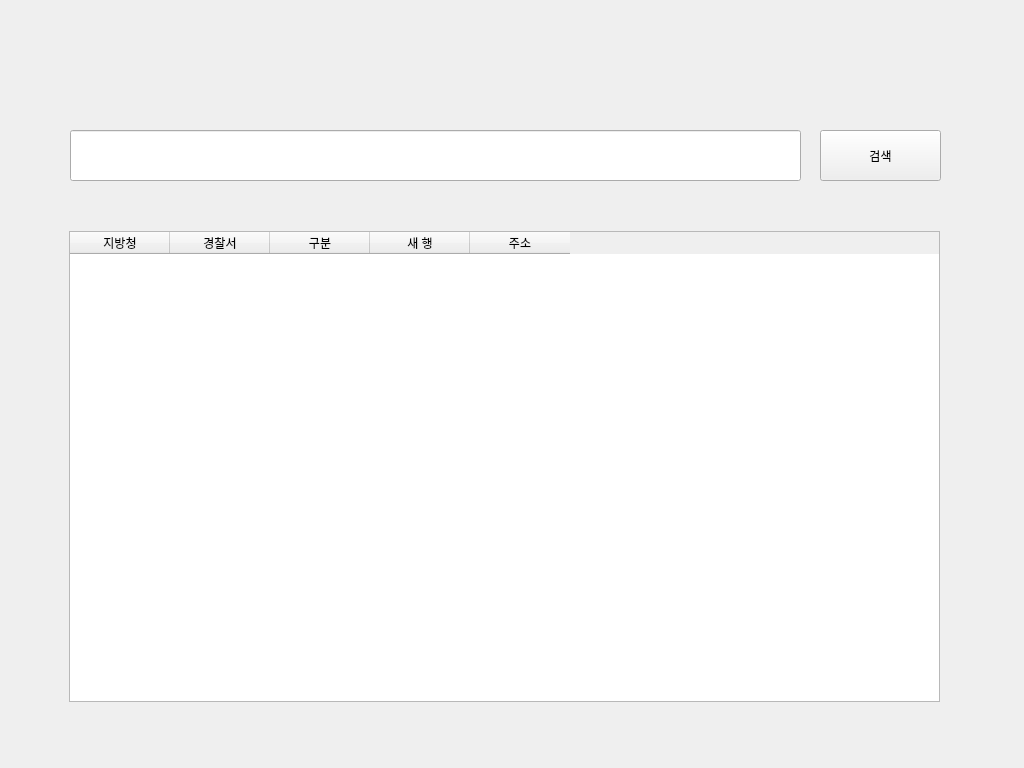
<?xml version="1.0" encoding="UTF-8"?>
<ui version="4.0">
 <class>Form</class>
 <widget class="QWidget" name="Form">
  <property name="geometry">
   <rect>
    <x>0</x>
    <y>0</y>
    <width>1024</width>
    <height>768</height>
   </rect>
  </property>
  <property name="windowTitle">
   <string>Form</string>
  </property>
  <widget class="QLineEdit" name="search_lineEdit">
   <property name="geometry">
    <rect>
     <x>70</x>
     <y>130</y>
     <width>731</width>
     <height>51</height>
    </rect>
   </property>
  </widget>
  <widget class="QPushButton" name="search_pushButton">
   <property name="geometry">
    <rect>
     <x>820</x>
     <y>130</y>
     <width>121</width>
     <height>51</height>
    </rect>
   </property>
   <property name="text">
    <string>검색</string>
   </property>
  </widget>
  <widget class="QTableWidget" name="tableWidget">
   <property name="geometry">
    <rect>
     <x>69</x>
     <y>231</y>
     <width>871</width>
     <height>471</height>
    </rect>
   </property>
   <column>
    <property name="text">
     <string>지방청</string>
    </property>
   </column>
   <column>
    <property name="text">
     <string>경찰서</string>
    </property>
   </column>
   <column>
    <property name="text">
     <string>구분</string>
    </property>
   </column>
   <column>
    <property name="text">
     <string>새 행</string>
    </property>
   </column>
   <column>
    <property name="text">
     <string>주소</string>
    </property>
   </column>
  </widget>
 </widget>
 <resources/>
 <connections/>
</ui>
